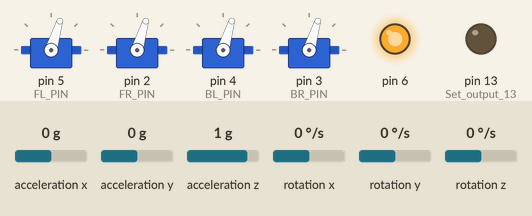
A sketch run on a simulated Arduino Uno, built with avr-gcc and run on an emulated ATmega328P. On the bench: 4 × servo, output pins drawn as LEDs (lit = HIGH). Wiring (inferred from the names in the program): MPU-6050 motion sensor at I2C address 0x68. The inputs (shaded band) are chosen by the test bench; at power-on: acceleration x 0 g, rotation y 0 °/s, acceleration y 0 g, acceleration z 1 g, rotation x 0 °/s, rotation z 0 °/s. What the sketch prints to the serial monitor is not drawn.

Above: at 17.0 s.
17.1 s: acceleration x set to -1.4 g
At 20.0 s:
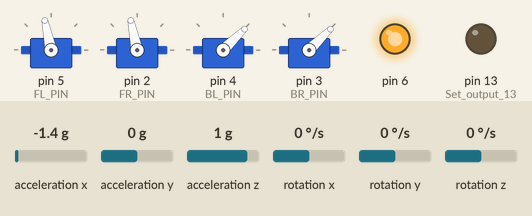
20.1 s: rotation y set to -28 °/s
At 20.42 s:
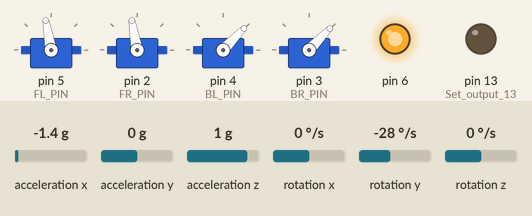
23.1 s: rotation y set to -33 °/s
At 23.47 s:
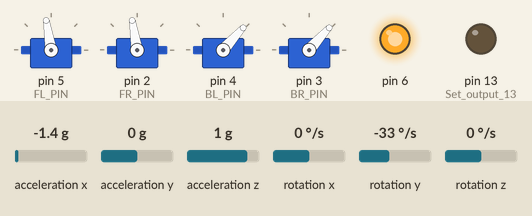
26.1 s: acceleration x set to 1.4 g
29.1 s: rotation y set to -192 °/s
Timing chart, 0 to 32.1 s (numbered marks = the images above; inputs shaded):
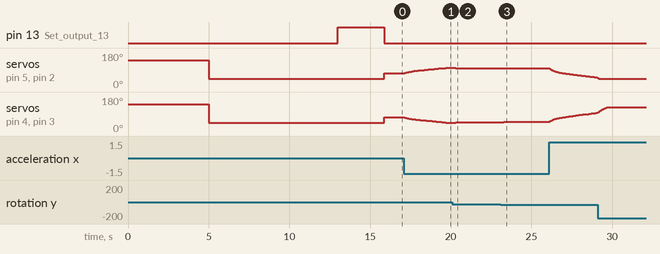

The sketch:

Main.ino
```cpp
// TO DO
  // 1. Fix coordinate system transformation (body frame to vehicle frame)
  // 2. Account for gyro data roll-over
  // 3. Implement RC receiver PWM interpreter for commanded throttle, pitch, roll, and yaw

int throttle = 30;

void setup()
{
  motor_setup();
  IMU_Setup();
  plot_labeler();

  //motor_test();
}

void loop()
{
  Read_IMU();
  theta_control(0);
  loop_plotter_printer();

  //serial_motor_control();
}
```

Brokking_IMU.ino
```cpp
///////////////////////////////////////////////////////////////////////////////////////
/*Terms of use
///////////////////////////////////////////////////////////////////////////////////////
//THE SOFTWARE IS PROVIDED "AS IS", WITHOUT WARRANTY OF ANY KIND, EXPRESS OR
//IMPLIED, INCLUDING BUT NOT LIMITED TO THE WARRANTIES OF MERCHANTABILITY,
//FITNESS FOR A PARTICULAR PURPOSE AND NONINFRINGEMENT. IN NO EVENT SHALL THE
//AUTHORS OR COPYRIGHT HOLDERS BE LIABLE FOR ANY CLAIM, DAMAGES OR OTHER
//LIABILITY, WHETHER IN AN ACTION OF CONTRACT, TORT OR OTHERWISE, ARISING FROM,
//OUT OF OR IN CONNECTION WITH THE SOFTWARE OR THE USE OR OTHER DEALINGS IN
//THE SOFTWARE.


///////////////////////////////////////////////////////////////////////////////////////
//Support
///////////////////////////////////////////////////////////////////////////////////////
Website: http://www.brokking.net/imu.html
Youtube: https://youtu.be/4BoIE8YQwM8
Version: 1.0 (May 5, 2016)

///////////////////////////////////////////////////////////////////////////////////////
//Connections
///////////////////////////////////////////////////////////////////////////////////////
Power (5V) is provided to the Arduino pro mini by the FTDI programmer

Gyro - Arduino pro mini
VCC  -  5V
GND  -  GND
SDA  -  A4
SCL  -  A5

LCD  - Arduino pro mini
VCC  -  5V
GND  -  GND
SDA  -  A4
SCL  -  A5
*//////////////////////////////////////////////////////////////////////////////////////

/*

//Include I2C library
#include <Wire.h>

//Declaring some global variables
int gyro_x, gyro_y, gyro_z;
long acc_x, acc_y, acc_z, acc_total_vector;
int temperature;
long gyro_x_cal, gyro_y_cal, gyro_z_cal;
long loop_timer;
float angle_pitch, angle_roll, angle_yaw;
int angle_pitch_buffer, angle_roll_buffer, angle_yaw_buffer;
boolean set_gyro_angles;
float angle_roll_acc, angle_pitch_acc, angle_yaw_acc;
float angle_pitch_output, angle_roll_output, angle_yaw_output;

void IMU_Setup()
{

  Serial.begin(115200);

  Wire.begin();                                                        //Start I2C as master
  //Serial.begin(57600);                                               //Use only for debugging
  pinMode(13, OUTPUT);                                                 //Set output 13 (LED) as output

  setup_mpu_6050_registers();                                          //Setup the registers of the MPU-6050 (500dfs / +/-8g) and start the gyro

  digitalWrite(13, HIGH);                                              //Set digital output 13 high to indicate startup

  for (int cal_int = 0; cal_int < 500 ; cal_int ++){                  //Run this code 2000 times
    read_mpu_6050_data();                                              //Read the raw acc and gyro data from the MPU-6050
    gyro_x_cal += gyro_x;                                              //Add the gyro x-axis offset to the gyro_x_cal variable
    gyro_y_cal += gyro_y;                                              //Add the gyro y-axis offset to the gyro_y_cal variable
    gyro_z_cal += gyro_z;                                              //Add the gyro z-axis offset to the gyro_z_cal variable
    delay(3);                                                          //Delay 3us to simulate the 250Hz program loop
  }
  gyro_x_cal /= 500;                                                  //Divide the gyro_x_cal variable by 2000 to get the avarage offset
  gyro_y_cal /= 500;                                                  //Divide the gyro_y_cal variable by 2000 to get the avarage offset
  gyro_z_cal /= 500;                                                  //Divide the gyro_z_cal variable by 2000 to get the avarage offset

  digitalWrite(13, LOW);                                               //All done, turn the LED off

  loop_timer = micros();                                               //Reset the loop timer
}

void IMU()
{

  read_mpu_6050_data();                                                //Read the raw acc and gyro data from the MPU-6050

  gyro_x -= gyro_x_cal;                                                //Subtract the offset calibration value from the raw gyro_x value
  gyro_y -= gyro_y_cal;                                                //Subtract the offset calibration value from the raw gyro_y value
  gyro_z -= gyro_z_cal;                                                //Subtract the offset calibration value from the raw gyro_z value

  //Gyro angle calculations
  //0.0000611 = 1 / (250Hz / 65.5)
  angle_pitch += gyro_x * 0.0000611;                                   //Calculate the traveled pitch angle and add this to the angle_pitch variable
  angle_roll += gyro_y * 0.0000611;                                    //Calculate the traveled roll angle and add this to the angle_roll variable

  //0.000001066 = 0.0000611 * (3.142(PI) / 180degr) The Arduino sin function is in radians
  angle_pitch += angle_roll * sin(gyro_z * 0.000001066);               //If the IMU has yawed transfer the roll angle to the pitch angel
  angle_roll -= angle_pitch * sin(gyro_z * 0.000001066);               //If the IMU has yawed transfer the pitch angle to the roll angel

  //Accelerometer angle calculations
  acc_total_vector = sqrt((acc_x*acc_x)+(acc_y*acc_y)+(acc_z*acc_z));  //Calculate the total accelerometer vector
  //57.296 = 1 / (3.142 / 180) The Arduino asin function is in radians
  angle_pitch_acc = asin((float)acc_y/acc_total_vector)* 57.296;       //Calculate the pitch angle
  angle_roll_acc = asin((float)acc_x/acc_total_vector)* -57.296;       //Calculate the roll angle

  //Place the MPU-6050 spirit level and note the values in the following two lines for calibration
  angle_pitch_acc -= 0.0;                                              //Accelerometer calibration value for pitch
  angle_roll_acc -= 0.0;                                               //Accelerometer calibration value for roll

  if(set_gyro_angles){                                                 //If the IMU is already started
    angle_pitch = angle_pitch * 0.9996 + angle_pitch_acc * 0.0004;     //Correct the drift of the gyro pitch angle with the accelerometer pitch angle
    angle_roll = angle_roll * 0.9996 + angle_roll_acc * 0.0004;        //Correct the drift of the gyro roll angle with the accelerometer roll angle
  }
  else{                                                                //At first start
    angle_pitch = angle_pitch_acc;                                     //Set the gyro pitch angle equal to the accelerometer pitch angle
    angle_roll = angle_roll_acc;                                       //Set the gyro roll angle equal to the accelerometer roll angle
    set_gyro_angles = true;                                            //Set the IMU started flag
  }

  //To dampen the pitch and roll angles a complementary filter is used
  angle_pitch_output = angle_pitch_output * 0.9 + angle_pitch * 0.1;   //Take 90% of the output pitch value and add 10% of the raw pitch value
  angle_roll_output = angle_roll_output * 0.9 + angle_roll * 0.1;      //Take 90% of the output roll value and add 10% of the raw roll value

  //Serial.println(angle_roll_output);

  while(micros() - loop_timer < 4000);                                 //Wait until the loop_timer reaches 4000us (250Hz) before starting the next loop
  loop_timer = micros();                                               //Reset the loop timer


  Serial.print(angle_pitch_acc);
  Serial.print(" ");
  Serial.print(angle_pitch);
  Serial.print(" ");
  Serial.println(angle_pitch_output);

}


void read_mpu_6050_data(){                                             //Subroutine for reading the raw gyro and accelerometer data
  Wire.beginTransmission(0x68);                                        //Start communicating with the MPU-6050
  Wire.write(0x3B);                                                    //Send the requested starting register
  Wire.endTransmission();                                              //End the transmission
  Wire.requestFrom(0x68,14);                                           //Request 14 bytes from the MPU-6050
  while(Wire.available() < 14);                                        //Wait until all the bytes are received
  acc_x = Wire.read()<<8|Wire.read();                                  //Add the low and high byte to the acc_x variable
  acc_y = Wire.read()<<8|Wire.read();                                  //Add the low and high byte to the acc_y variable
  acc_z = Wire.read()<<8|Wire.read();                                  //Add the low and high byte to the acc_z variable
  temperature = Wire.read()<<8|Wire.read();                            //Add the low and high byte to the temperature variable
  gyro_x = Wire.read()<<8|Wire.read();                                 //Add the low and high byte to the gyro_x variable
  gyro_y = Wire.read()<<8|Wire.read();                                 //Add the low and high byte to the gyro_y variable
  gyro_z = Wire.read()<<8|Wire.read();                                 //Add the low and high byte to the gyro_z variable
}

void setup_mpu_6050_registers(){
  //Activate the MPU-6050
  Wire.beginTransmission(0x68);                                        //Start communicating with the MPU-6050
  Wire.write(0x6B);                                                    //Send the requested starting register
  Wire.write(0x00);                                                    //Set the requested starting register
  Wire.endTransmission();                                              //End the transmission
  //Configure the accelerometer (+/-8g)
  Wire.beginTransmission(0x68);                                        //Start communicating with the MPU-6050
  Wire.write(0x1C);                                                    //Send the requested starting register
  Wire.write(0x10);                                                    //Set the requested starting register
  Wire.endTransmission();                                              //End the transmission
  //Configure the gyro (500dps full scale)
  Wire.beginTransmission(0x68);                                        //Start communicating with the MPU-6050
  Wire.write(0x1B);                                                    //Send the requested starting register
  Wire.write(0x08);                                                    //Set the requested starting register
  Wire.endTransmission();                                              //End the transmission
}
*/
```

Motor_Control_Functions.ino
```cpp
#include <Servo.h>

// Global variables used for printing/plotting
int FL_motor_command = 0, FR_motor_command = 0, BL_motor_command = 0, BR_motor_command = 0;

Servo FL, FR, BR, BL; // Front-left, Front-right, Back-right, Back-left
#define FL_PIN 5
#define FR_PIN 2
#define BR_PIN 3
#define BL_PIN 4

#define MAX_SIGNAL 2000
#define MIN_SIGNAL 1000
int DELAY = 1000;

void motor_setup()
{
  FL.attach(FL_PIN);
  FR.attach(FR_PIN);
  BL.attach(BL_PIN);
  BR.attach(BR_PIN);
  Serial.begin(115200);
  ESC_cal();
}

void serial_motor_control()
{
  if (Serial.available() > 0)
  {
    int SPEED = Serial.parseInt();
    Motors(SPEED, SPEED, SPEED, SPEED);
    Serial.print("\n");
    Serial.println("Motor speed:"); Serial.print("  "); Serial.print(FL_motor_command); Serial.print("%");
  }
}

void motor_test()
{
  // Run motors at very low speed
  int test_speed = 10;
  int test_delay = 1000;
  Motors(test_speed, 0, 0, 0);
  delay(test_delay);
  Motors(0, test_speed, 0, 0);
  delay(test_delay);
  Motors(0, 0, test_speed, 0);
  delay(test_delay);
  Motors(0, 0, 0, test_speed);
  delay(test_delay);
  Motors(test_speed, test_speed, 0, 0);
  delay(test_delay);
  Motors(0, 0, test_speed, test_speed);
  delay(test_delay);
  Motors(0, 0, 0, 0);
  delay(500);
  Motors(test_speed, 0, 0, test_speed);
  delay(test_delay);
  Motors(0, test_speed, test_speed, 0);
  delay(test_delay);
  Motors(0, 0, 0, 0);
}

// Calibration for RC Electronic Speed Controllers (ESCs)
void ESC_cal()
{
  FL.writeMicroseconds(MAX_SIGNAL);
  FR.writeMicroseconds(MAX_SIGNAL);
  BL.writeMicroseconds(MAX_SIGNAL);
  BR.writeMicroseconds(MAX_SIGNAL);

  pinMode(6, OUTPUT);
  digitalWrite(6, HIGH);
  delay(5000);

  // Send min output
  FL.writeMicroseconds(MIN_SIGNAL);
  FR.writeMicroseconds(MIN_SIGNAL);
  BL.writeMicroseconds(MIN_SIGNAL);
  BR.writeMicroseconds(MIN_SIGNAL);
  delay(8000);
}

void Motors(int FL_speed, int FR_speed, int BR_speed, int BL_speed)
{

  // Check that all inputs are valid motor commands
  if (FL_speed > 100)
  {
    FL_speed = 100;
  }
  else if(FL_speed < 0)
  {
    FL_speed = 0;
  }

  if (FR_speed > 100)
  {
    FR_speed = 100;
  }
  else if(FR_speed < 0)
  {
    FR_speed = 0;
  }

  if (BR_speed > 100)
  {
    BR_speed = 100;
  }
  else if(BR_speed < 0)
  {
    BR_speed = 0;
  }

  if (BL_speed > 100)
  {
    BL_speed = 100;
  }
  else if(BL_speed < 0)
  {
    BL_speed = 0;
  }

  // ESCs take commands with periods of 1000 to 2000 microseconds
  FL.writeMicroseconds(1000 + FL_speed*10);
  FR.writeMicroseconds(1000 + FR_speed*10);
  BL.writeMicroseconds(1000 + BL_speed*10);
  BR.writeMicroseconds(1000 + BR_speed*10);

  // Save commands to global variables for printing/plotting
  FL_motor_command = FL_speed;
  FR_motor_command = FR_speed;
  BL_motor_command = BL_speed;
  BR_motor_command = BR_speed;
}
```

Plots_and_Data.ino
```cpp
// Global variables for printing/plotting
float cmd_theta = 0.0;
int theta_P_comp = 0;
int theta_I_comp = 0;
int theta_D_comp = 0;

// "Serial Monitor" Data selector
// (d1)
bool data1 = false;

// "Serial Plotter" Plot selector
// (p1) Low-Pass Filtered Accelerometer (x-axis) vs Raw Accelerometer
bool plot1 = false;
// (p2) Gyro Angle vs Accelerometer Angle vs Complementary Filter Angle (pitch = theta)
bool plot2 = false;
// (p3) Commanded Angle vs Measured Angle (pitch = theta)
bool plot3 = true;
// (p4) Individual Motor commands (0-100)
bool plot4 = false;
// (p5) Pitch (theta) controller: P_compononent vs I_Compoonent vs D_component
bool plot5 = false;

void plot_labeler()
{
  if (plot1 == true)
  {
  Serial.println("Filtered_Acc_x Raw_Acc_x");
  }

  if (plot2 == true)
  {
  Serial.println("Gyro_theta Acc_theta Complementary_filter_theta");
  }

  if (plot3 == true)
  {
  Serial.println("Commanded_theta Measured_theta");
  }

  if (plot4 == true)
  {
  Serial.println("FL_speed FR_speed BR_speed BL_speed");
  }

  if (plot5 == true)
  {
  Serial.println("P_component I_component D_component");
  }
}

void loop_plotter_printer()
{
  // (d1)
  if (data1 == true)
  {
    Serial.print("delta_t [s] = "); Serial.print(delta_t,9);
    //Serial.print(" || Yaw = "); Serial.print(gyro_psi);
    Serial.print(" || Gyro Pitch = "); Serial.print(gyro_theta);
    Serial.print(" || Acc Pitch = "); Serial.print(acc_theta);
    //Serial.print(" || Gyro Roll = "); Serial.print(gyro_phi);
    //Serial.print(" || Acc Roll = "); Serial.println(acc_phi);
    Serial.print(" || Comp Pitch = "); Serial.println(comp_theta);
  }

  // (p1)
  if (plot1 == true)
  {
    Serial.print(acc_x);
    Serial.print(" ");
    Serial.println(raw_acc_x);
  }

  // (p2)
  if (plot2 == true)
  {
    Serial.print(gyro_theta);
    Serial.print(" ");
    Serial.print(raw_acc_theta);
    Serial.print(" ");
    Serial.println(comp_theta);
  }

  // (p3)
  if (plot3 == true)
  {
    Serial.print(cmd_theta);
    Serial.print(" ");
    Serial.println(comp_theta);
  }

  // (p4)
  if (plot4 == true)
  {
    Serial.print(FL_motor_command);
    Serial.print(" ");
    Serial.print(FR_motor_command);
    Serial.print(" ");
    Serial.print(BR_motor_command);
    Serial.print(" ");
    Serial.println(BL_motor_command);
  }

  // (p5)
  if (plot5 == true)
  {
    Serial.print(theta_P_comp);
    Serial.print(" ");
    Serial.print(theta_I_comp);
    Serial.print(" ");
    Serial.println(theta_D_comp);
  }
}
```

Source omitted: IMU_Functions.ino (12051 bytes), ty_Controller_Functions.ino (3059 bytes)

Measured:
- after the input at 17.1 s, servo on pin 5 (FL_PIN), servo on pin 2 (FR_PIN): moves from 73° to 102° over 2.7 s, starting at once; servo on pin 4 (BL_PIN), servo on pin 3 (BR_PIN): moves from 73° to 44° over 2.7 s, starting at once
- after the input at 20.1 s, servo on pin 5 (FL_PIN), servo on pin 2 (FR_PIN): 102° → 101° after 0.08 s, → 100° 0.12 s later; servo on pin 4 (BL_PIN), servo on pin 3 (BR_PIN): 44° → 45° after 0.08 s, → 46° 0.12 s later, → 47° 0.24 s later
- after the input at 23.1 s, servo on pin 5 (FL_PIN), servo on pin 2 (FR_PIN): 100° → 99° after 0.19 s; servo on pin 4 (BL_PIN), servo on pin 3 (BR_PIN): 47° → 48° after 0.19 s
